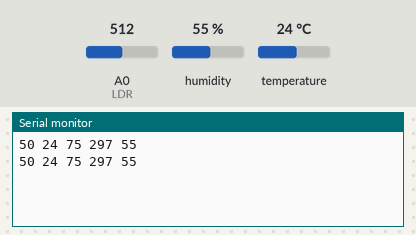
Simulated run of this sketch. Board: ESP8266 (NodeMCU). Shown: the last lines printed to the serial monitor. The test bench sets the inputs (shaded band); at power-on: humidity 55 %, A0 (LDR) = 512, temperature 24 °C.

Above: at 5.3 s.
5.4 s: humidity set to 22 %
At 10.5 s:
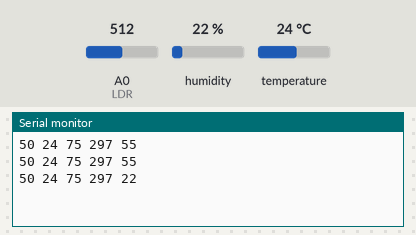
10.8 s: A0 (LDR) set to 716
At 14.8 s:
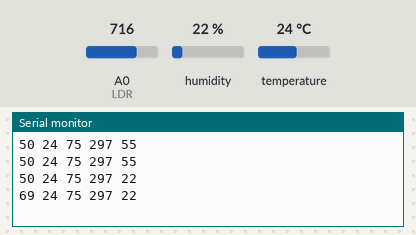
16.2 s: temperature set to 12 °C
At 19.1 s:
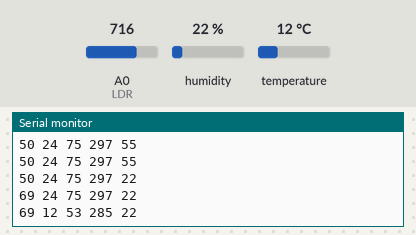
21.6 s: A0 (LDR) set to 900
At 24.6 s:
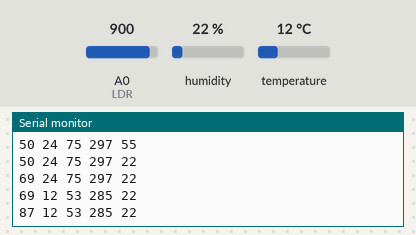
27.0 s: humidity set to 40 %
At 28.9 s:
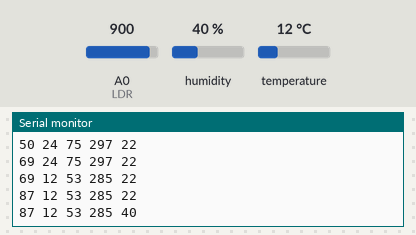
Timing chart, 0 to 30.4 s (numbered marks = the images above; inputs shaded):
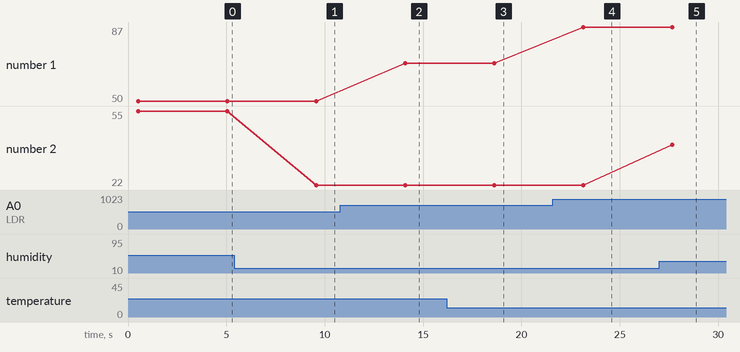

Measured:
- after the input at 5.4 s, the serial monitor: prints a new line after 4.2 s (image 1)
- after the input at 10.8 s, the serial monitor: prints a new line after 3.3 s (image 2)
- after the input at 16.2 s, the serial monitor: prints a new line after 2.4 s (image 3)
- after the input at 21.6 s, the serial monitor: prints a new line after 1.5 s (image 4)
- after the input at 27.0 s, the serial monitor: prints a new line after 0.66 s (image 5)
- plotted number 1: 50 → 69 after the input at 10.8 s, 69 → 87 after the input at 21.6 s
- plotted number 2: 55 → 22 after the input at 5.4 s, 22 → 40 after the input at 27.0 s

The sketch:

rcicio_4_-_DHT11_em_graus_Celsius__Fahrenheit__Kelvin_junto_.ino
```cpp
/**
 * Exercicio 4 - DHT11 em graus Celsius, Fahrenheit, Kelvin junto com o LDR
 * by: Jack Biller
 */

#include <SimpleDHT.h>                                                              // Inclui a biblioteca do DHT11
int pinDHT11 = D1;                                                                  // Pino onte está conectado o DHT11
SimpleDHT11 dht11(pinDHT11);                                                        // Objeto da biblioteca
float analogValue = 0;                                                              // Valor lido do LDR
String valorImprimir;                                                               // Valor que irá imprimir as informações

void setup() {
  Serial.begin(115200);                                                             // Incica a Serial
}

void loop() {
  analogValue = analogRead(A0);                                                     // Letura do valor do LDR
  analogValue /= 1023.0; analogValue *= 100.0;
  delay(500);                                                                       // Espra 500 milisegundos
  byte temperatura = 0, umidade = 0;                                                // Variaveis que armazena os valores de leitura
  int err = SimpleDHTErrSuccess;                                                    // Variavel de erro do DHT11
  if ((err = dht11.read(&temperatura, &umidade, NULL)) != SimpleDHTErrSuccess) {    // Verfica se há erro na leitura e armazena os valores
    Serial.print("Leitua DHT11 com falha, err=");                                   // Imprime o erro
    Serial.println(err);
    delay(1000); return;                                                            // Espera 1 segundo e tenta fazer nova leitura
  }
  // imprimirSeriral(temperatura, umidade);                                            // Mostrar valores na Serial Monitor
  imprimirPlotter(temperatura, umidade);                                            // Moostrar valores no Plotter
  delay(4000);                                                                      // Espera 4 segundos
}

void imprimirSeriral(byte temperatura, byte umidade){
  Serial.println("\n=================================");
  Serial.print("LDR = ");             Serial.print((int) analogValue);              // Imprime o valor lido no LDR
  Serial.print("%\nTemperatura = ");  Serial.print((int) temperatura);              // Imprime o valor da temperatura em ºC
  Serial.print("*C\nTemperatura = "); Serial.print((((int)temperatura*9)/5)+32);    // Imprime o valor da temperatura em ºF
  Serial.print("*F\nTemperatura = "); Serial.print((int)temperatura + (int)273);    // Imprime o valor da temperatura em K
  Serial.print("K\nUmidade = ");      Serial.print((int)umidade);                   // Imprime o valor da umidade
  Serial.print("%");
}

void imprimirPlotter(byte temperatura, byte umidade){
  Serial.print((int) analogValue);                                                  // Imprime o valor lido no LDR
  Serial.print(" ");                                                                // Próximo valor
  Serial.print((int) temperatura);                                                  // Imprime o valor da temperatura em ºC
  Serial.print(" ");                                                                // Próximo valor
  Serial.print((((int)temperatura*9)/5)+32);                                        // Imprime o valor da temperatura em ºF
  Serial.print(" ");                                                                // Próximo valor
  Serial.print((int)temperatura + (int)273);                                        // Imprime o valor da temperatura em K
  Serial.print(" ");                                                                // Próximo valor
  Serial.println((int)umidade);                                                     // Imprime o valor da umidade
}
```
